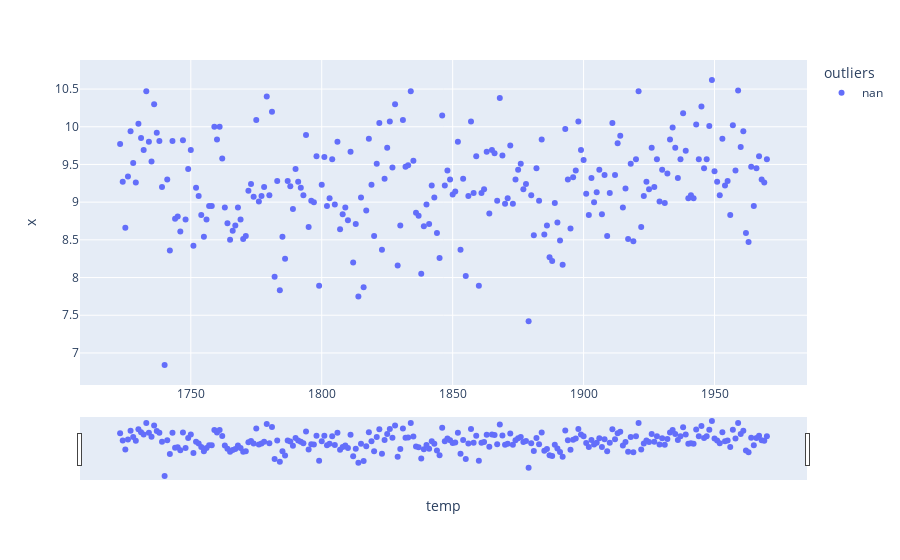

The cell this chart's notebook holds for it:
### Code cell
fig = px.scatter(df.reset_index(), x='temp', y='x', color='outliers')
fig.update_xaxes(
    rangeslider_visible=True,
)
fig.show()

### Figure 1 — Plotly figure (JSON) as saved in the notebook; plotly's stock layout.template omitted (floating-point values rounded to 4 significant figures; data arrays with more than 128 entries replaced by an {"elided": "..."} marker saying what was removed)
{"data": [{"hovertemplate": "outliers=nan<br>temp=%{x}<br>x=%{y}<extra></extra>", "legendgroup": "nan", "marker": {"color": "#636efa", "symbol": "circle"}, "mode": "markers", "name": "nan", "orientation": "v", "showlegend": true, "type": "scatter", "x": {"elided": "248 int values"}, "xaxis": "x", "y": {"elided": "248 float values"}, "yaxis": "y"}], "layout": {"legend": {"title": {"text": "outliers"}, "tracegroupgap": 0}, "margin": {"t": 60}, "xaxis": {"anchor": "y", "domain": [0, 1], "rangeslider": {"visible": true}, "title": {"text": "temp"}}, "yaxis": {"anchor": "x", "domain": [0, 1], "title": {"text": "x"}}}}
